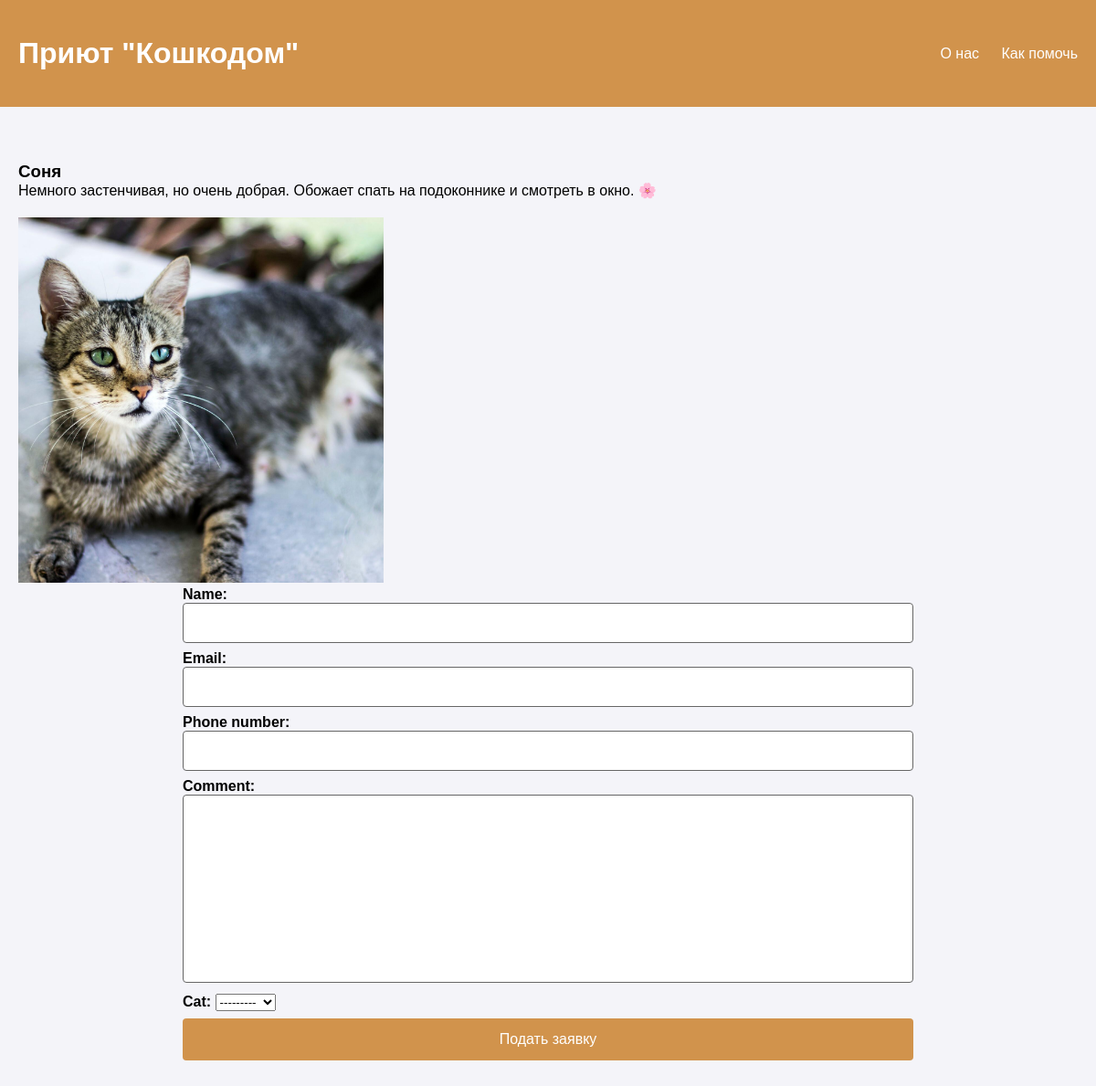
Screenshot of /cat/2 with the database file from the repository.
### app/models.py (models this page shows)
class Cat(models.Model):
    name = models.CharField(max_length=150)
    discription = models.TextField()
    image = models.ImageField(upload_to='images/',
            blank=True, null=True, default='images/default.jpg')
    def __str__(self):
        return self.name

### app/views.py (the view)
# urls.py: path("cat/<int:cat_id>", views.cat_detail, name="cat_detail"),
def cat_detail(request, cat_id):
    cat = Cat.objects.get(id=cat_id)
    if request.method == "POST":
        form = CatForm(request.POST)
        if form.is_valid():
            form.save()
    else:
        form = CatForm()
    return render(request, "cat_detail.html", {'cat': cat, 'form' : form})

### app/forms.py (shortened to what this page needs)
class CatForm(forms.ModelForm):
    class Meta:
        model = Application
        fields = ("name", "email", "phone_number", "comment", "cat")

### app/templates/cat_detail.html (shortened to what this page needs)
{% extends "base.html" %}
{% block content%}
<div class="cat-page-containercontainer">
        <div class="cat-details-section">
            <h3>{{cat.name}}</h3>
            <p class="discription">{{cat.discription}} </p>
        </div>
        <div class="cat-image-section">
            <img src="/media/{{cat.image}}" alt="Cat">
        </div>
        <form method="post" class="application">
        {{ form.as_p }}
        <button type="submit">Подать заявку</button>
    </form>
    </div>
{% endblock%}

### static/styles.css (style rules this page uses)
* { margin: 0; padding: 0; box-sizing: border-box; }
body { font-family: 'Poppins', sans-serif; background-color: #f4f4f9; color: #000000; }
.cat-image-section img { width: 400px; height: 400px; object-fit: cover; margin-top: 20px; }
.application { max-width: 800px; margin-left: auto; margin-right: auto; }
input, textarea { width: 100%; padding: 12px 20px; margin-bottom: 8px; border: 1px solid rgb(102, 102, 102); border-radius: 4px; box-sizing: border-box; font-size: 16px; }
textarea { resize: none; }
label { font-weight: bold; font-family: sans-serif; font-size: 16px; }
form button { width: 100%; background-color: #d1934c; color: white; padding: 14px 20px; margin: 8px 0; border: none; border-radius: 4px; cursor: pointer; font-size: 16px; }

### rows the page displays
Cat: name "Соня", discription "Немного застенчивая, но очень добрая. Обожает спать на подоконнике и смотреть в окно. 🌸", image (picture)
